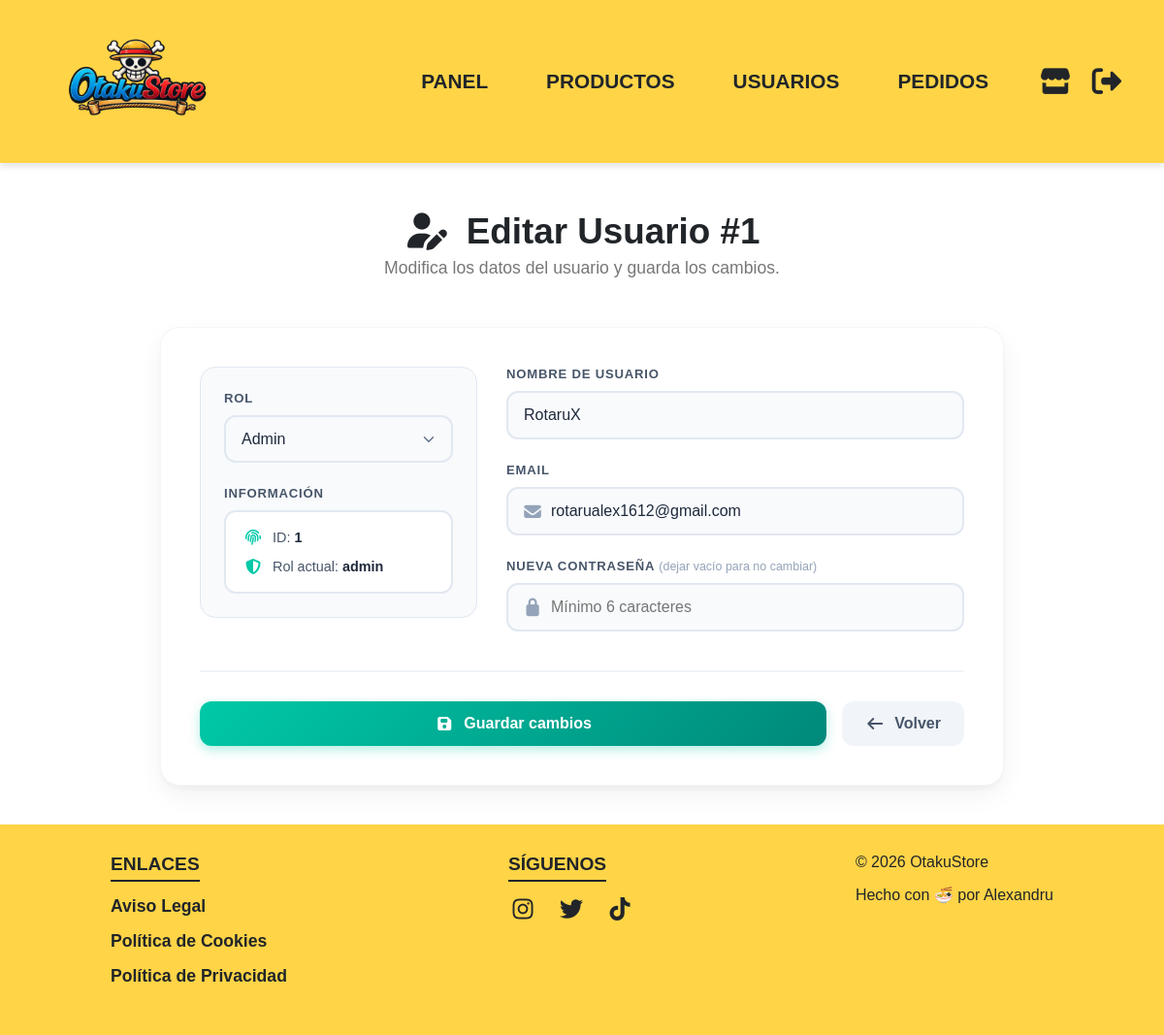
Screenshot of /admin/editar_usuario.php?id=1 (signed in) with the database file from the repository.
### tables this page shows
CREATE TABLE `usuarios` (
  `id_usuario` int(11) NOT NULL,
  `nombre_usuario` varchar(50) NOT NULL,
  `email` varchar(100) NOT NULL,
  `contraseña` varchar(255) NOT NULL,
  `rol` enum('cliente','admin') DEFAULT 'cliente',
  `fecha_registro` timestamp NOT NULL DEFAULT current_timestamp()
);

### admin/editar_usuario.php (the view, shortened to what this page needs)
<?php
require_once(__DIR__ . '/../includes/conexion.php');
require_once(__DIR__ . '/../includes/header_admin.php');
$id = intval($_GET['id'] ?? 0);
$stmt = $conexion->prepare("SELECT * FROM usuarios WHERE id_usuario = :id");
$stmt->execute([':id' => $id]);
$usuario = $stmt->fetch();
?>
<main>
    <section class="admin-bienvenida">
        <h1><i class="fa-solid fa-user-pen"></i> Editar Usuario #<?= intval($usuario['id_usuario']) ?></h1>
        <p>Modifica los datos del usuario y guarda los cambios.</p>
    </section>
    <section class="admin-form-wrapper">
        <form method="POST" class="admin-form">
            <div class="form-grid-layout">
                <div class="form-columna-principal">
                    <div class="admin-form-grupo">
                        <label for="nombre">Nombre de Usuario</label>
                        <input type="text" id="nombre" name="nombre" value="<?= htmlspecialchars($usuario['nombre_usuario']) ?>" placeholder="Ej: otaku_fan" required>
                    </div>
                    <div class="admin-form-grupo">
                        <label for="email">Email</label>
                        <div class="input-con-icono">
                            <input type="email" id="email" name="email" value="<?= htmlspecialchars($usuario['email']) ?>" placeholder="usuario@email.com" required>
                        </div>
                    </div>
                    <div class="admin-form-grupo">
                        <label for="nueva_password">Nueva Contraseña <small>(dejar vacío para no cambiar)</small></label>
                        <div class="input-con-icono">
                            <input type="password" id="nueva_password" name="nueva_password" placeholder="Mínimo 6 caracteres">
                        </div>
                    </div>
                </div>
                <div class="form-columna-lateral">
                    <div class="admin-form-grupo">
                        <label for="rol">Rol</label>
                        <select id="rol" name="rol" required>
                            <option value="admin" <?= $usuario['rol'] === 'admin' ? 'selected' : '' ?>>Admin</option>
                        </select>
                    </div>
                    <div class="admin-form-grupo info-usuario">
                        <label>Información</label>
                        <div class="usuario-info-card">
                            <div class="info-item">
                                <i class="fa-solid fa-fingerprint"></i>
                                <span>ID: <strong><?= intval($usuario['id_usuario']) ?></strong></span>
                            </div>
                            <div class="info-item">
                                <i class="fa-solid fa-shield-halved"></i>
                                <span>Rol actual: <strong><?= htmlspecialchars($usuario['rol']) ?></strong></span>
                            </div>
                        </div>
                    </div>
                </div>
            </div>
            <div class="admin-form-acciones">
                <button type="submit" class="admin-btn btn-usuarios">
                    <i class="fa-solid fa-floppy-disk"></i> Guardar cambios
                </button>
                <a href="<?= BASE_URL ?>admin/usuarios.php" class="admin-btn btn-cancelar">
                    <i class="fa-solid fa-arrow-left"></i> Volver
                </a>
            </div>
        </form>
    </section>
</main>
<?php require_once(__DIR__ . '/../includes/footer.php'); ?>

### assets/css/estilos.css (style rules this page uses)
* { margin: 0; padding: 0; box-sizing: border-box; font-family: "Nunito", sans-serif; }
body { font-family: "Nunito", sans-serif; }

### assets/css/admin.css (style rules this page uses)
.admin-bienvenida { padding: 30px 20px; text-align: center; }
.admin-bienvenida h1 { font-size: 1.6rem; color: #212529; margin-bottom: 6px; font-weight: 800; }
.admin-bienvenida h1 i { margin-right: 8px; }
.admin-bienvenida p { font-size: 1rem; color: #777; font-weight: 500; }
.admin-btn { display: flex; align-items: center; justify-content: center; gap: 8px; width: 100%; padding: 12px; border: none; border-radius: 10px; font-size: 0.95rem; font-weight: 600; color: #fff; text-decoration: none; text-align: center; cursor: pointer; transition: filter 0.25s ease, transform 0.2s ease; }
.admin-btn.btn-usuarios { background: linear-gradient(135deg, #00c9a7, #00897b); }
.admin-btn i { font-size: 1rem; }
@media screen and (min-width: 768px) { .admin-bienvenida { padding: 40px 30px; } }
@media screen and (min-width: 768px) { .admin-bienvenida h1 { font-size: 2rem; } }
@media screen and (min-width: 768px) { .admin-bienvenida p { font-size: 1.1rem; } }
@media screen and (min-width: 1024px) { .admin-bienvenida { padding: 50px 40px; } }
@media screen and (min-width: 1024px) { .admin-bienvenida h1 { font-size: 2.3rem; } }
@media screen and (min-width: 1024px) { .admin-btn { padding: 14px; font-size: 1rem; } }

### rows the page displays
usuarios: id_usuario "1", nombre "RotaruX", email "rotarualex1612@gmail.com", rol "Admin", rol "admin"
